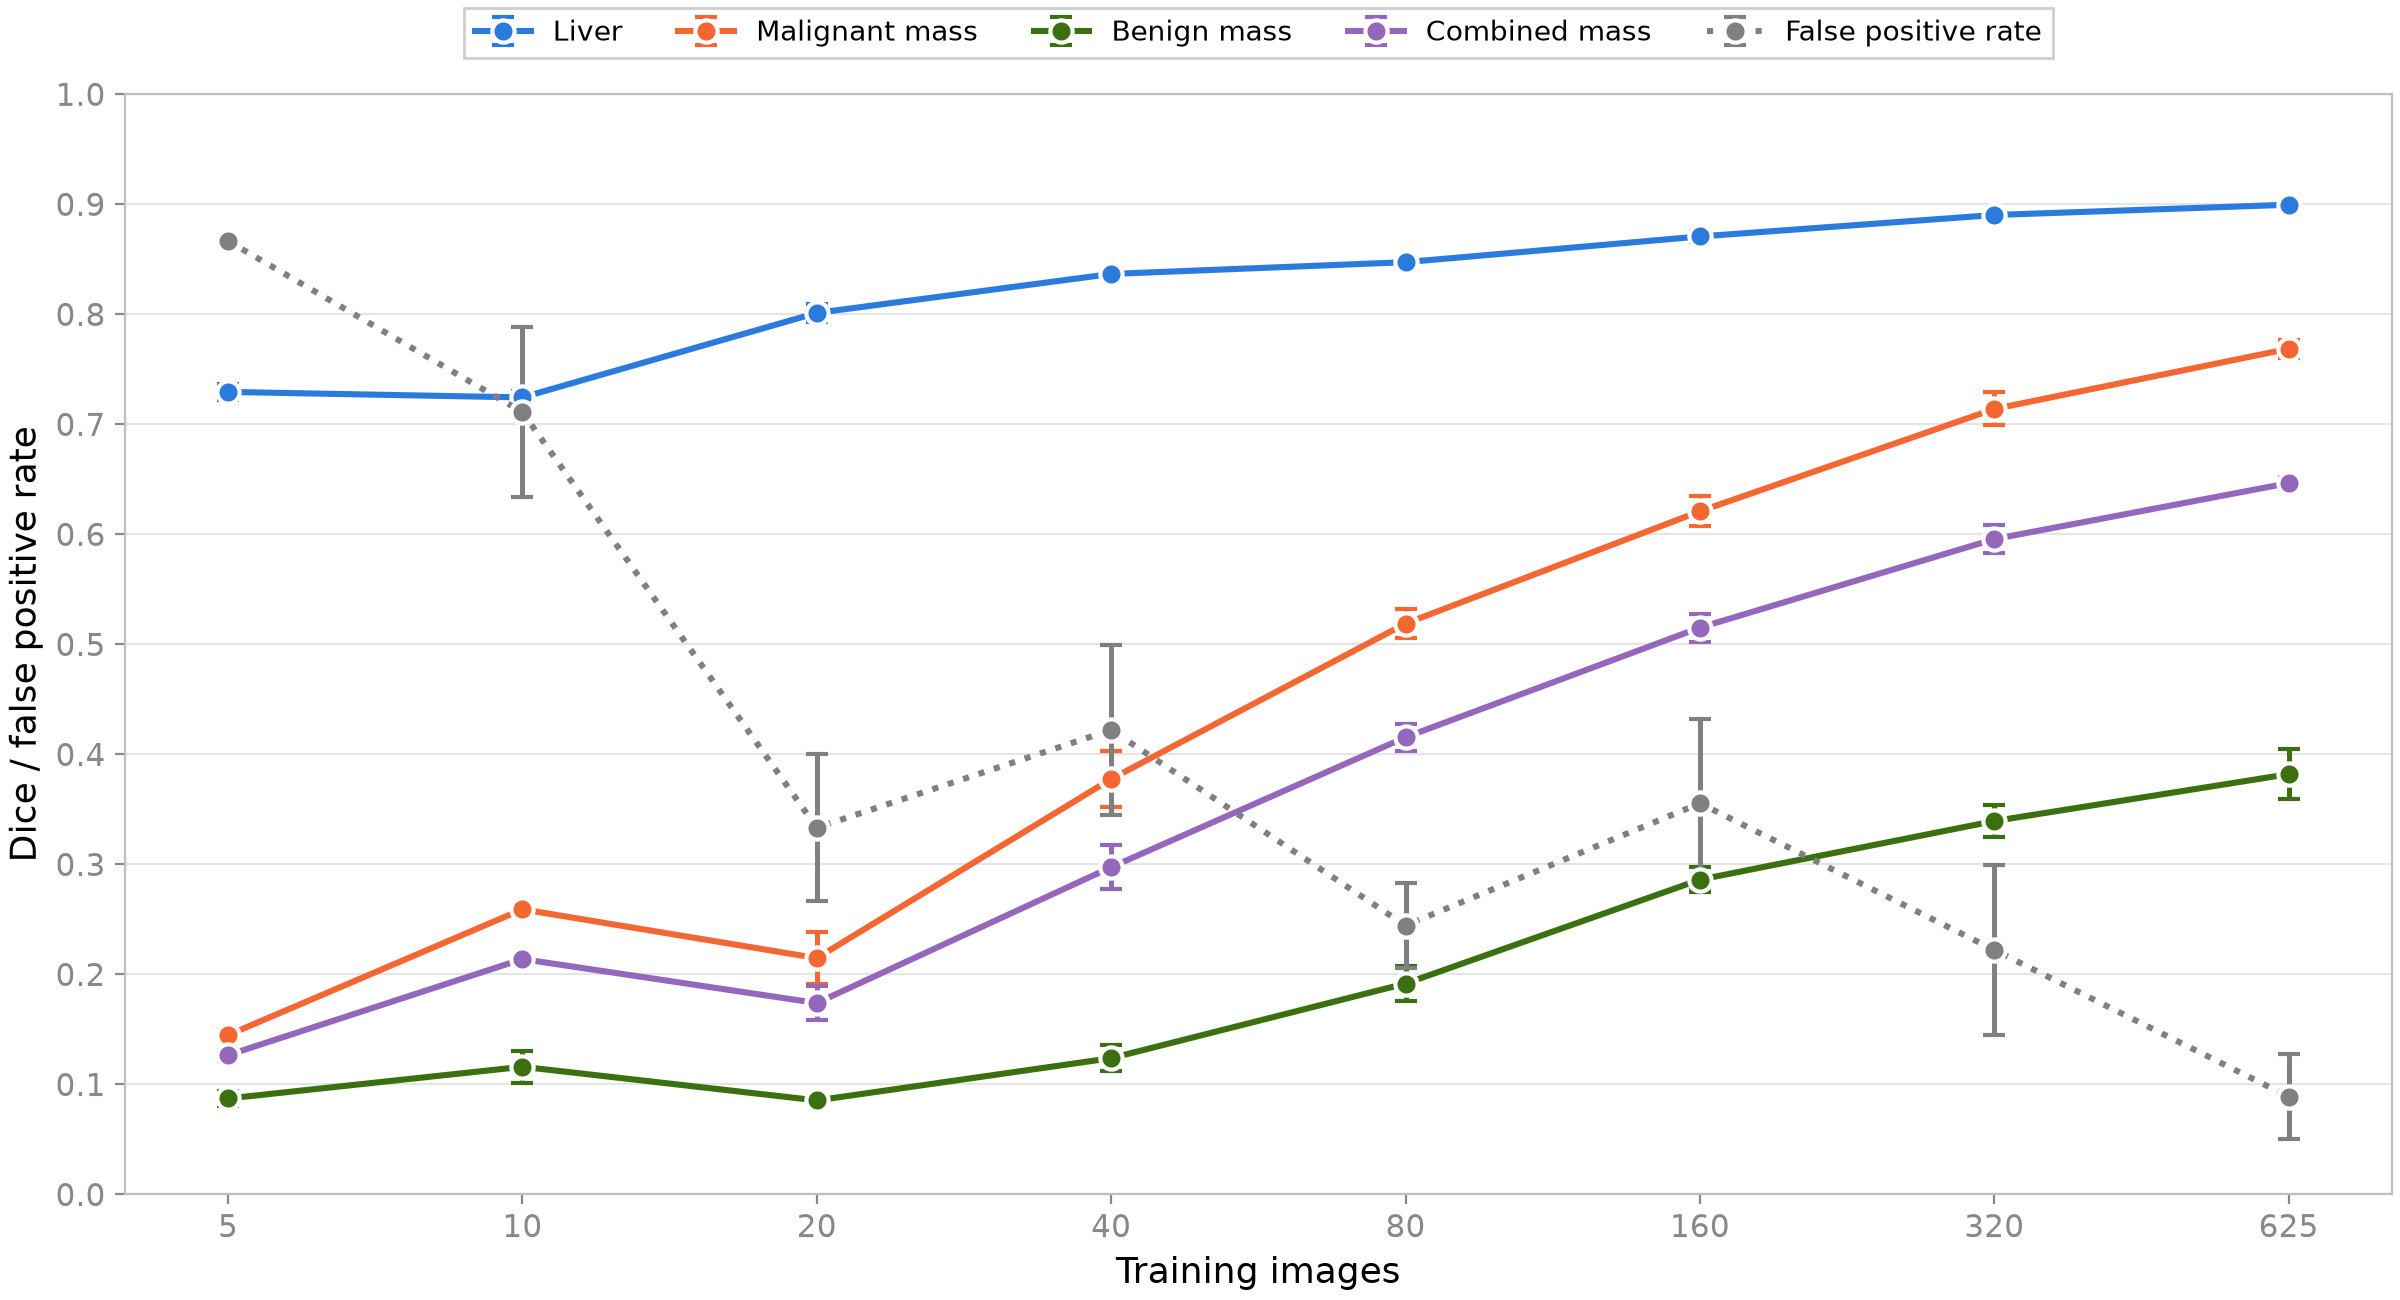

Recreate this plot in Python.
"""Report raw-mask segmentation Dice across training sizes and seeds.

Run from the repository root:
    python3 analysis/data_scaling/data_scale_by_segmentation/evaluate_segmentation.py

Prints four Markdown tables and saves them to evaluate_segmentation.md beside
this script, along with evaluate_segmentation.png. Uses only the canonical
prediction dataset, not the saved masks.
"""

import sys
from collections import defaultdict
from pathlib import Path
from statistics import mean, median, stdev

PROJECT_ROOT = Path(__file__).resolve().parents[3]
if str(PROJECT_ROOT) not in sys.path:
    sys.path.insert(0, str(PROJECT_ROOT))

from analysis.predictions_dataset.load_predictions_dataset import (
    DatasetValidationError,
    load_predictions_dataset,
)

SIZES = (5, 10, 20, 40, 80, 160, 320, 625)
SEEDS = (42, 43, 44)
CHECKPOINT = "final"
OUTPUT_PATH = Path(__file__).with_suffix(".md")


def select_runs(rows):
    runs = defaultdict(list)
    for row in rows:
        if (
            row.experiment_name == "data_scaling"
            and row.evaluation_split == "test"
            and row.checkpoint == CHECKPOINT
            and row.training_set_size in SIZES
            and row.seed in SEEDS
        ):
            runs[row.training_set_size, row.seed].append(row)

    reference_cases = None
    for size in SIZES:
        for seed in SEEDS:
            run = runs[size, seed]
            if not run:
                raise DatasetValidationError(f"Missing scaling run: size={size}, seed={seed}")
            if len({row.configuration_id for row in run}) != 1:
                raise DatasetValidationError(f"Multiple configurations: size={size}, seed={seed}")
            cases = {
                row.image_id: (row.pathology, row.mass_present, row.ground_truth_mass_area_px)
                for row in run
            }
            if reference_cases is None:
                reference_cases = cases
            if cases != reference_cases:
                raise DatasetValidationError(f"Test cases differ: size={size}, seed={seed}")
            for row in run:
                if row.liver_dice is None:
                    raise DatasetValidationError(f"Missing liver Dice: {row.image_id}")
                if row.mass_present and (
                    row.pathology not in ("benign", "malignant")
                    or row.ground_truth_mass_area_px <= 0
                ):
                    raise DatasetValidationError(f"Invalid mass case: {row.image_id}")
    return runs


def raw_mass_dice(row):
    # mass_dice in the CSV uses retained components, not the raw prediction.
    return 2 * row.raw_intersection_area_px / (
        row.predicted_mass_area_raw_px + row.ground_truth_mass_area_px
    )


def summarize(values):
    if any(value is None for value in values):
        return "N/A"
    return f"{mean(values):.3f} ± {stdev(values):.3f}"


def mass_mean(run, subset, pathology=None):
    scores = [
        raw_mass_dice(row)
        for row in run
        if row.mass_present
        and (pathology is None or row.pathology == pathology)
        and (subset != "nonempty" or row.predicted_mass_area_raw_px > 0)
        and (subset != "overlapping" or row.raw_intersection_area_px > 0)
    ]
    return mean(scores) if scores else None


def false_positive_rate(run):
    normal_cases = [row for row in run if row.pathology == "normal" and not row.mass_present]
    if not normal_cases:
        raise DatasetValidationError("No normal cases for false positive rate")
    return mean(row.predicted_mass_area_raw_px > 0 for row in normal_cases)


def scaling_table(runs, subset):
    liver_label = "Liver Dice" if subset == "all" else "Liver Dice (all cases)"
    lines = [
        f"| Size | {liver_label} | Malignant Dice | Benign Dice | Combined Mass Dice | False Positive Rate |",
        "|-----:|-----------:|---------------:|------------:|-------------------:|--------------------:|",
    ]
    for size in SIZES:
        seed_runs = [runs[size, seed] for seed in SEEDS]
        values = [summarize([mean(row.liver_dice for row in run) for run in seed_runs])]
        values.extend(
            summarize([mass_mean(run, subset, pathology) for run in seed_runs])
            for pathology in ("malignant", "benign", None)
        )
        values.append(summarize([false_positive_rate(run) for run in seed_runs]))
        lines.append(f"| {size} | " + " | ".join(values) + " |")
    return lines


def type_and_size_table(runs):
    size = max(SIZES)
    lines = [
        "| Class | n | Dice | Median area (px²) | Area range (px²) |",
        "|:------|--:|-----:|------------------:|-----------------:|",
    ]
    for pathology in ("benign", "malignant"):
        areas = [
            row.ground_truth_mass_area_px
            for row in runs[size, SEEDS[0]]
            if row.mass_present and row.pathology == pathology
        ]
        if not areas:
            raise DatasetValidationError(f"No mass-present {pathology} cases")
        dice = summarize([mass_mean(runs[size, seed], "all", pathology) for seed in SEEDS])
        lines.append(
            f"| {pathology} | {len(areas)} | {dice} | {median(areas):,.0f} | "
            f"{min(areas):,}–{max(areas):,} |"
        )
    return lines


def build_report(dataset):
    runs = select_runs(dataset.rows)
    case_count = len(runs[SIZES[0], SEEDS[0]])
    lines = [
        "# Checkpoint: final (aggregated across seeds, mean ± std)",
        "",
        f"Dataset snapshot: `{dataset.snapshot_id}`. Seeds: {', '.join(map(str, SEEDS))}.",
        "",
        "False positive rate is the fraction of normal test cases with any raw predicted "
        "mass pixels (no component-size filtering), reported as mean ± sample SD across "
        "seeds. It uses all normal cases in every table, regardless of the mass-case filter.",
        "",
        "## Mass Dice across all mass-present cases",
        "",
        "For each training-size and seed run, the mass Dice columns include all "
        "mass-present cases, including empty and non-overlapping raw predicted mass masks. "
        f"Liver Dice is calculated over all {case_count} test images. "
        "Values are mean ± sample SD across seeds.",
        "",
        *scaling_table(runs, "all"),
        "",
        "## Segmentation Dice by mass type and size",
        "",
        f"At the {max(SIZES)}-image training size, Dice is calculated per mass case "
        "from raw hard predictions, averaged within each pathology for each seed, "
        "then summarized across seeds. Area is the ground-truth mass area.",
        "",
        *type_and_size_table(runs),
        "",
        "## Mass Dice excluding empty raw mass predictions",
        "",
        "For each training-size and seed run, the mass Dice columns exclude "
        "mass-present cases whose raw predicted mass mask contains no mass pixels. "
        f"Liver Dice remains calculated over all {case_count} test images. "
        "Values are mean ± sample SD across seeds.",
        "",
        *scaling_table(runs, "nonempty"),
        "",
        "## Mass Dice with overlapping raw mass predictions",
        "",
        "For each training-size and seed run, the mass Dice columns include only "
        "mass-present cases whose raw predicted mass mask spatially overlaps the "
        f"ground-truth mass. Liver Dice remains calculated over all {case_count} test images. "
        "Values are mean ± sample SD across seeds.",
        "",
        *scaling_table(runs, "overlapping"),
        "",
    ]
    if any("N/A" in line for line in lines):
        lines.extend([
            "N/A indicates that at least one seed has no eligible cases for that metric.",
            "",
        ])
    return "\n".join(lines)


def plot_segmentation(runs):
    from matplotlib.backends.backend_agg import FigureCanvasAgg
    from matplotlib.figure import Figure

    figure = Figure(figsize=(12, 6.5), layout="constrained")
    FigureCanvasAgg(figure)
    axes = figure.subplots()
    series = (
        ("Liver", "#2b7bde", "-", lambda run: mean(row.liver_dice for row in run)),
        ("Malignant mass", "#f46632", "-", lambda run: mass_mean(run, "all", "malignant")),
        ("Benign mass", "#3b7011", "-", lambda run: mass_mean(run, "all", "benign")),
        ("Combined mass", "#9467bd", "-", lambda run: mass_mean(run, "all")),
        ("False positive rate", "#808080", ":", false_positive_rate),
    )
    positions = list(range(len(SIZES)))
    for label, color, linestyle, metric in series:
        seed_values = [[metric(runs[size, seed]) for seed in SEEDS] for size in SIZES]
        axes.errorbar(
            positions,
            [mean(values) for values in seed_values],
            yerr=[stdev(values) for values in seed_values],
            label=label,
            color=color,
            linestyle=linestyle,
            linewidth=2.2,
            marker="o",
            markersize=8,
            markeredgecolor="white",
            markeredgewidth=1.5,
            capsize=4,
            elinewidth=1.8,
        )
    axes.set_xticks(positions, labels=SIZES)
    axes.set_yticks([value / 10 for value in range(11)])
    axes.set_ylim(0, 1)
    axes.set_xlabel("Training images", fontsize=13)
    axes.set_ylabel("Dice / false positive rate", fontsize=13)
    axes.tick_params(labelsize=11, colors="#888888")
    axes.set_axisbelow(True)
    axes.grid(axis="y", color="#e5e5e5")
    for spine in axes.spines.values():
        spine.set_color("#bfbfbf")
    axes.legend(
        loc="lower center", bbox_to_anchor=(0.5, 1.02), ncol=5,
        fontsize=10, framealpha=0.95, fancybox=False,
    )
    figure.savefig(OUTPUT_PATH.with_suffix(".png"), dpi=200)


def main():
    dataset = load_predictions_dataset()
    report = build_report(dataset)
    OUTPUT_PATH.write_text(report, encoding="utf-8")
    plot_segmentation(select_runs(dataset.rows))
    print(report, end="")


if __name__ == "__main__":
    main()
